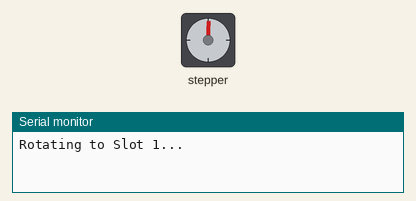
Bench run of a sketch on a simulated ESP32. On the bench: stepper motor, the last lines printed to the serial monitor. Stepper angles assume 200 steps per turn.

Above: at 0.15 s.
At 8.0 s:
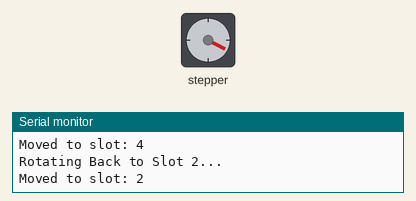
At 17.4 s:
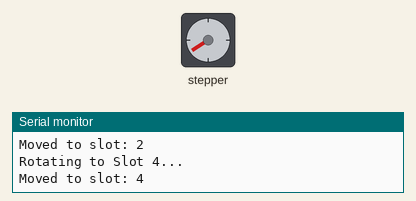
At 34.3 s:
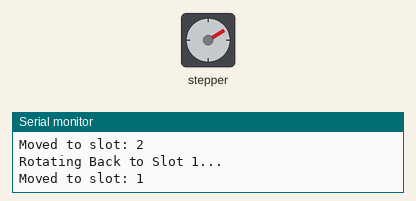
Timing chart, 0 to 40.0 s (numbered marks = the images above):
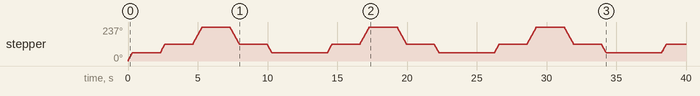

The sketch:

calibrateSlots.ino
```cpp
#include <Stepper.h>

const int steps_per_rev = 200; // Set to 200 for NEMA 17
const int num_slots = 6; // Number of slots in your setup
const int steps_per_slot = steps_per_rev / num_slots; // Steps needed to move to the next slot

#define IN1 14
#define IN2 27
#define IN3 26
#define IN4 25

Stepper motor(steps_per_rev, IN1, IN2, IN3, IN4);

int current_slot = 0; // Start at slot 0

void setup() {
  motor.setSpeed(30);  // Set a moderate speed for testing
  Serial.begin(115200);
}

void loop() {
  // Move to slot 1
  Serial.println("Rotating to Slot 1...");
  moveToSlot(1); // Move to slot 1
  delay(2000); // Delay to observe

  // Move to slot 2
  Serial.println("Rotating to Slot 2...");
  moveToSlot(2); // Move to slot 2
  delay(2000); // Delay to observe

  // Move to slot 4 (skipping slot 3)
  Serial.println("Rotating to Slot 4...");
  moveToSlot(4); // Move to slot 4
  delay(2000); // Delay to observe

  // Move back to slot 2
  Serial.println("Rotating Back to Slot 2...");
  moveToSlot(2); // Move back to slot 2
  delay(2000); // Delay to observe

  // Move back to slot 1
  Serial.println("Rotating Back to Slot 1...");
  moveToSlot(1); // Move back to slot 1
  delay(2000); // Delay to observe
}

// Function to move the motor to the desired slot
void moveToSlot(int target_slot) {
  int slot_difference = target_slot - current_slot; // Calculate slot difference
  int steps_to_move = slot_difference * steps_per_slot; // Calculate steps needed

  motor.step(steps_to_move); // Rotate motor to target slot
  current_slot = target_slot; // Update current slot

  // Print the action to the serial monitor for logging
  Serial.println("Moved to slot: " + String(current_slot));
}
```
